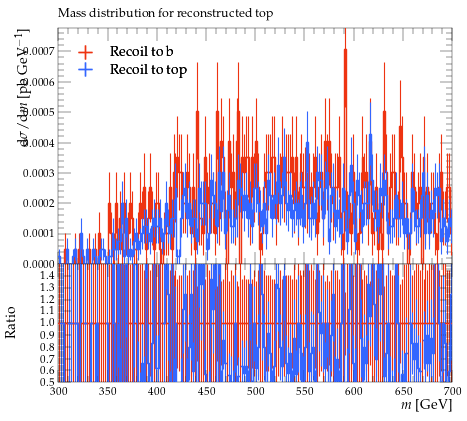

This chart was generated by the following Python code:
#! /usr/bin/env python

# This Python script was auto-generated using YODA v2.0.2.
# Analysis object: /MC_TTBAR/onelep_tt_mass
# Timestamp: 07-08-2026 (11:29:32)

import matplotlib as mpl
import matplotlib.pyplot as plt
mpl.use('Agg') # comment out for interactive use
import os
import numpy as np

plotDir = os.path.split(os.path.realpath(__file__))[0]
if 'YODA_USER_PLOT_PATH' in globals():
    plot_outdir = globals()['YODA_USER_PLOT_PATH']
else:
    plot_outdir = plotDir

#plot style
plt.style.use(os.path.join(plotDir, '../default.mplstyle'))
# plot metadata
figW, figH = plt.rcParams['figure.figsize']
ax_xLabel = r'$m$ [GeV]'
ax_yLabel = r'$\mathrm{d}\sigma/\mathrm{d}m$ [pb GeV$^{-1}$]'
ax_title  = r'Mass distribution for reconstructed top'
ax_xScale = 'linear'
ax_yScale = 'linear'
xLims = (300.0, 700.0)
yLims = (0.0, 0.00077758934)

# TeX-friendly labels for the legend
labels = {
    'legend' : ([ r"Recoil to b", r"Recoil to top" ], r""),
}

# Adjust canvas width and height
canvasW = 10.0
canvasH = 9.0
figW *= canvasW/10.
figH *= canvasH/9.

# Create figure and axis objects
fig, (ax, ratio0_ax) = plt.subplots(2, 1, sharex=True,
                  figsize=(figW,figH), gridspec_kw={'height_ratios': (6.0, 3.0)})

# Set figure margins
plt.subplots_adjust(
    left   = 1.0 * plt.rcParams['figure.subplot.left'],
    right  = 1.0 * plt.rcParams['figure.subplot.right'],
    top    = 1.0 * plt.rcParams['figure.subplot.top'],
    bottom = 1.0 * plt.rcParams['figure.subplot.bottom'])

ratio0_ax.yaxis.set_major_locator(mpl.ticker.MultipleLocator(0.1))
ratio0_ax.set_ylim(0.5, 1.4999)
ratio0_ax.set_ylabel('Ratio')

# the numerical data is stored in a separate file
dataf = dict()
prefix = os.path.split(__file__)[0]
if prefix:    prefix = prefix + '/'
exec(open(prefix+'onelep_tt_mass__data.py').read(), dataf)


legend_handles = dict() # keep track of handles for the legend

# style options for curves
# starts at zorder>=5 to draw curve on top of legend
styles = {
  'rec_b': {
    'color' : '#EE3311',
    'linestyle' : '-',
    'linewidth' : 1,
    'marker' : 'none',
    'markersize' : 2,
    'capsize' : 0.0,
    'zorder' : 5,
    'histstyle' : 1,
    'drawstyle' : 'steps-pre',
    'xerrorbars' : 1,
    'yerrorbars' : 1,
    'fillcolor' : None,
    'fillopacity' : 1.0,
    'ratio0_linestyle' : '-',
    'ratio0_linewidth' : 1,
    'ratio0_marker' : 'none',
    'ratio0_markersize' : 2,
    'ratio0_capsize' : 0.0,
    'ratio0_zorder' : 5,
    'ratio0_histstyle' : 1,
    'ratio0_drawstyle' : 'steps-pre',
    'ratio0_xerrorbars' : 1,
    'ratio0_yerrorbars' : 1,
  },
  'rec_t': {
    'color' : '#3366FF',
    'linestyle' : '-',
    'linewidth' : 1,
    'marker' : 'none',
    'markersize' : 2,
    'capsize' : 0.0,
    'zorder' : 6,
    'histstyle' : 1,
    'drawstyle' : 'steps-pre',
    'xerrorbars' : 1,
    'yerrorbars' : 1,
    'fillcolor' : None,
    'fillopacity' : 1.0,
    'ratio0_linestyle' : '-',
    'ratio0_linewidth' : 1,
    'ratio0_marker' : 'none',
    'ratio0_markersize' : 2,
    'ratio0_capsize' : 0.0,
    'ratio0_zorder' : 6,
    'ratio0_histstyle' : 1,
    'ratio0_drawstyle' : 'steps-pre',
    'ratio0_xerrorbars' : 1,
    'ratio0_yerrorbars' : 1,
  },
}

# curve from input yoda files in main panel
for label, yvals in dataf['yvals'].items():
    if all(np.isnan(v) for v in dataf['yvals'][label]):
        continue
    tmp = None
    if styles[label]['histstyle']: # draw as histogram
        xpos = dataf['xedges'][label] if styles[label]['drawstyle'] else dataf['xpoints'][label]
        ypos = np.insert(yvals, 0, yvals[0]) if styles[label]['drawstyle'] else yvals
        if styles[label]['fillcolor']: # fill area below curve
            ax.fill_between(xpos, ypos, step='pre',
                            color=styles[label]['fillcolor'],
                            alpha=styles[label]['fillopacity'])
        tmp, = ax.plot(xpos, ypos,
                       color=styles[label]['color'],
                       linestyle=styles[label]['linestyle'],
                       linewidth=styles[label]['linewidth'],
                       drawstyle=styles[label]['drawstyle'], solid_joinstyle='miter',
                       zorder=styles[label]['zorder'], label=label)
    tmp = ax.errorbar(dataf['xpoints'][label], yvals,
                      xerr=np.array(dataf['xerrs'][label])*styles[label]['xerrorbars'],
                      yerr=np.array(dataf['yerrs'][label])*styles[label]['yerrorbars'],
                      fmt=styles[label]['marker'], capsize=styles[label]['capsize'],
                      markersize=styles[label]['markersize'],
                      ecolor=styles[label]['color'],
                      color=styles[label]['color'], zorder=styles[label]['zorder'])
    tmp[-1][0].set_linestyle(styles[label]['linestyle'])
    tmp[-1][0].set_linewidth(styles[label]['linewidth'])
    if label in dataf['add_legend_handle']:  legend_handles[label] = tmp
    for varLabel in dataf['variation_yvals'].keys():
        if varLabel.startswith(label):
            tmp, = ax.plot(dataf['xedges'][label], dataf['variation_yvals'][varLabel],
                           color=styles[label]['color'],
                           linestyle=styles[label]['linestyle'],
                           linewidth=styles[label]['linewidth'],
                           drawstyle='steps-pre', solid_joinstyle='miter',
                           zorder=styles[label]['zorder'], alpha=0.5)


# plots on ratio panel
# curve from input yoda files in ratio panel
for label, yvals in dataf['ratio0_yvals'].items():
    if all(np.isnan(v) for v in yvals):
        continue
    if styles[label]['ratio0_histstyle']: # plot as histogram
        xpos = dataf['xedges']['rec_b'] if styles[label]['ratio0_drawstyle'] else dataf['xpoints']['rec_b']
        ypos = np.insert(yvals, 0, yvals[0]) if styles[label]['ratio0_drawstyle'] else yvals
        ratio0_ax.plot(xpos, ypos,
                       color=styles[label]['color'],
                       linewidth=styles[label]['linewidth'],
                       linestyle=styles[label]['ratio0_linestyle'],
                       drawstyle=styles[label]['ratio0_drawstyle'], zorder=styles[label]['zorder'],
                       solid_joinstyle='miter')
    tmp = ratio0_ax.errorbar(dataf['xpoints']['rec_b'], yvals,
                             xerr=np.array(dataf['ref_xerrs'])*styles[label]['ratio0_xerrorbars'],
                             yerr=np.array(dataf['ratio0_yerrs'][label])*styles[label]['ratio0_yerrorbars'],
                             fmt=styles[label]['ratio0_marker'], capsize=styles[label]['ratio0_capsize'],
                             markersize=styles[label]['ratio0_markersize'],
                             ecolor=styles[label]['color'],
                             color=styles[label]['color'])
    tmp[-1][0].set_linestyle(styles[label]['ratio0_linestyle'])
    tmp[-1][0].set_linewidth(styles[label]['ratio0_linewidth'])

    for varlabel in dataf['ratio0_variation_vals'].keys():
        if varlabel.startswith(label):
            ratio0_ax.plot(dataf['xedges']['rec_b'],
                            dataf['ratio0_variation_vals'][varlabel],
                            color=styles[label]['color'],
                            linestyle=styles[label]['linestyle'],
                            linewidth=styles[label]['linewidth'],
                            drawstyle='steps-pre', solid_joinstyle='miter',
                            zorder=1, alpha=0.5)

legend_items = list(legend_handles.values())
ax.add_artist(ax.legend(legend_items,
                        labels['legend'][0],
                        title=labels['legend'][1],
                        alignment='left',
                        loc='upper left',
                        bbox_to_anchor=(0.0, 0.97)))

# set plot metadata as defined above
ratio0_ax.set_xlabel(ax_xLabel)
ratio0_ax.xaxis.set_label_coords(1., -0.15)
ax.set_ylabel(ax_yLabel, ha='right', va='top')
ax.yaxis.set_label_coords(-0.11, 1.0)
ax.set_title(ax_title, loc='left')
ax.set_xscale(ax_xScale)
ax.set_yscale(ax_yScale)
ax.set_xlim(xLims)
ax.set_ylim(yLims)

# tick formatting
plt.rcParams['xtick.top'] = True
plt.rcParams['ytick.right'] = True
fig.align_ylabels((ax, ratio0_ax))
plt.savefig(os.path.join(plot_outdir, 'onelep_tt_mass.pdf'), format='PDF')
plt.savefig(os.path.join(plot_outdir, 'onelep_tt_mass.png'), format='PNG')

plt.close(fig)
